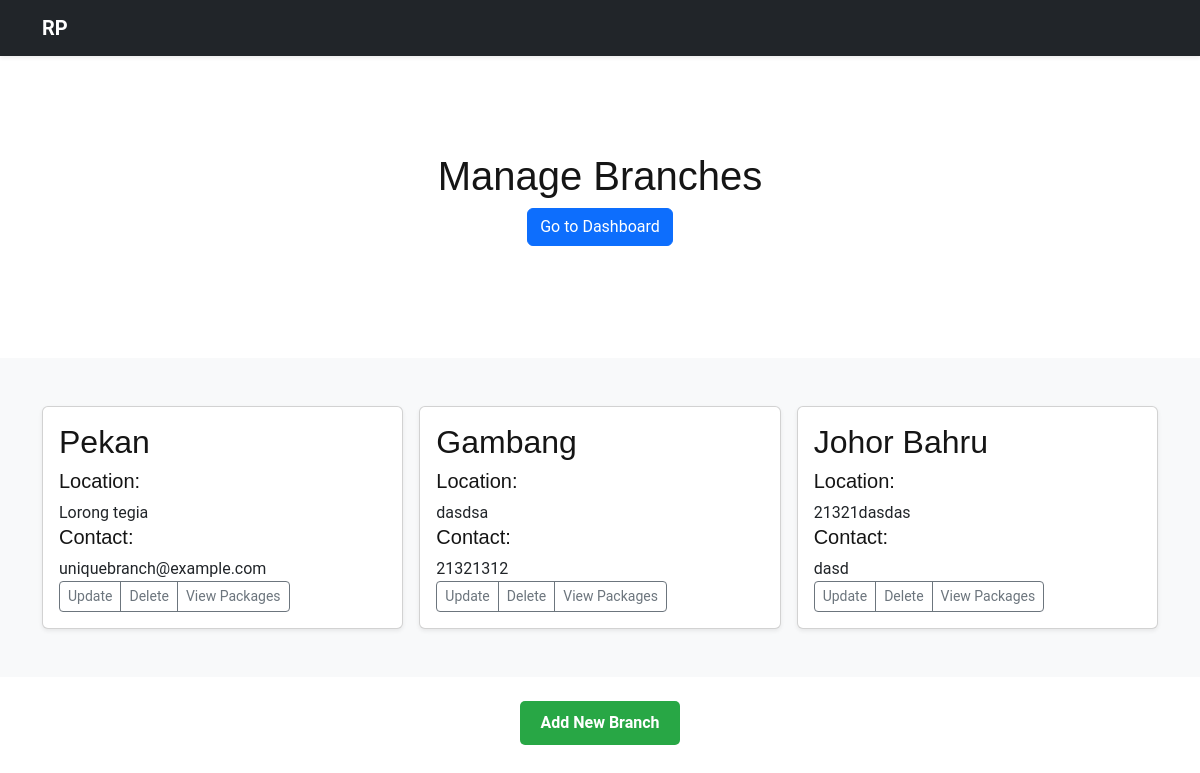
Page /manageBran.php (signed in) on the committed database.
### tables this page shows
CREATE TABLE `branch` (
  `BranchID` int(11) NOT NULL,
  `adminID` int(11) DEFAULT NULL,
  `BranchName` varchar(50) DEFAULT NULL,
  `Location` varchar(255) DEFAULT NULL,
  `ContactInfo` varchar(100) DEFAULT NULL
);

### manageBran.php (the view, shortened to what this page needs)
<?php
$servername = "localhost";
$username = "root";
$password = "";
$dbname = "rapidprint";
$conn = mysqli_connect($servername, $username, $password, $dbname);
$query = "SELECT BranchID, BranchName, Location, ContactInfo FROM branch";
$result = mysqli_query($conn, $query);
?>
<!doctype html>
<html lang="en">
<head>
  <link href="assets/vendor/bootstrap/css/bootstrap.min.css" rel="stylesheet">
  <link href="assets/css/main.css" rel="stylesheet">
</head>
<body>
  <div class="navbar navbar-dark bg-dark shadow-sm">
    <div class="container">
      <a href="adminDash.php" class="navbar-brand d-flex align-items-center">
        <strong>RP</strong>
      </a>
    </div>
  </div>
<main>
  <section class="py-5 text-center container">
    <div class="row py-lg-5">
      <div class="col-lg-6 col-md-8 mx-auto">
        <h1 class="fw-light">Manage Branches</h1>
        <p>
          <a href="adminDash.php" class="btn btn-primary">Go to Dashboard</a>
        </p>
      </div>
    </div>
  </section>
  <div class="album py-5 bg-body-tertiary">
    <div class="container">
      <div class="row row-cols-1 row-cols-sm-2 row-cols-md-3 g-3">
        <?php while ($row = mysqli_fetch_assoc($result)) : ?>
          <div class="col">
            <div class="card shadow-sm">
              <div class="card-body">
                <h2><?php echo htmlspecialchars($row['BranchName']); ?></h2>
                <h5>Location:</h5> <?php echo htmlspecialchars($row['Location']); ?>
                <h5>Contact:</h5> <?php echo htmlspecialchars($row['ContactInfo']); ?>
                <div class="d-flex justify-content-between align-items-center">
                  <div class="btn-group">
                  <a href="updateBranch.php?BranchID=<?php echo $row['BranchID']; ?>" class="btn btn-sm btn-outline-secondary">Update</a>
                  <a href="manageBran.php?deleteBranch=<?php echo $row['BranchID']; ?>" class="btn btn-sm btn-outline-secondary" onclick="return confirm('Are you sure you want to delete this branch?');">Delete</a>
                  <a href="managePack.php?BranchID=<?php echo $row['BranchID']; ?>" class="btn btn-sm btn-outline-secondary">View Packages</a>
                  </div>
                </div>
              </div>
            </div>
          </div>
        <?php endwhile; ?>
      </div>
    </div>
  </div>
  <div class="text-center mt-4">
    <a href="addBranch.php" class="btn btn-add-branch">Add New Branch</a>
</div>
</main>
</body>
</html>

### assets/css/main.css (style rules this page uses)
:root { --default-font: "Roboto", system-ui, -apple-system, "Segoe UI", Roboto, "Helvetica Neue", Arial, "Noto Sans", "Liberation Sans", sans-serif, "Apple Color Emoji", "Segoe UI Emoji", "Segoe UI Symbol", "Noto Color Emoji"; --heading-font: "Raleway", sans-serif; --nav-font: "Poppins", sans-serif; }
:root { --background-color: #ffffff; --default-color: #444444; --heading-color: #151515; --accent-color: #ffc451; --surface-color: #ffffff; --contrast-color: #312f2f; }
:root { --nav-color: rgba(255, 255, 255, 0.905); --nav-hover-color: #ffc451; --nav-mobile-background-color: #ffffff; --nav-dropdown-background-color: #ffffff; --nav-dropdown-color: #212529; --nav-dropdown-hover-color: #ffc451; }
:root { scroll-behavior: smooth; }
body { color: var(--default-color); background-color: var(--background-color); font-family: var(--default-font); }
a { color: var(--accent-color); text-decoration: none; transition: 0.3s; }
h1, h2, h3, h4, h5, h6 { color: var(--heading-color); font-family: var(--heading-font); }
section, .section { color: var(--default-color); background-color: var(--background-color); padding: 60px 0; scroll-margin-top: 80px; overflow: clip; }

### manageBran.php (style rules this page uses)
.btn-add-branch { background-color: #28a745; color: #fff; padding: 10px 20px; font-size: 16px; font-weight: bold; border-radius: 5px; border: none; transition: background-color 0.3s ease, transform 0.3s ease; }

### rows in the picture
branch: BranchName "Pekan", Location "Lorong tegia", ContactInfo "uniquebranch@example.com"
branch: BranchName "Gambang", Location "dasdsa", ContactInfo "21321312"
branch: BranchName "Johor Bahru", Location "21321dasdas", ContactInfo "dasd"
